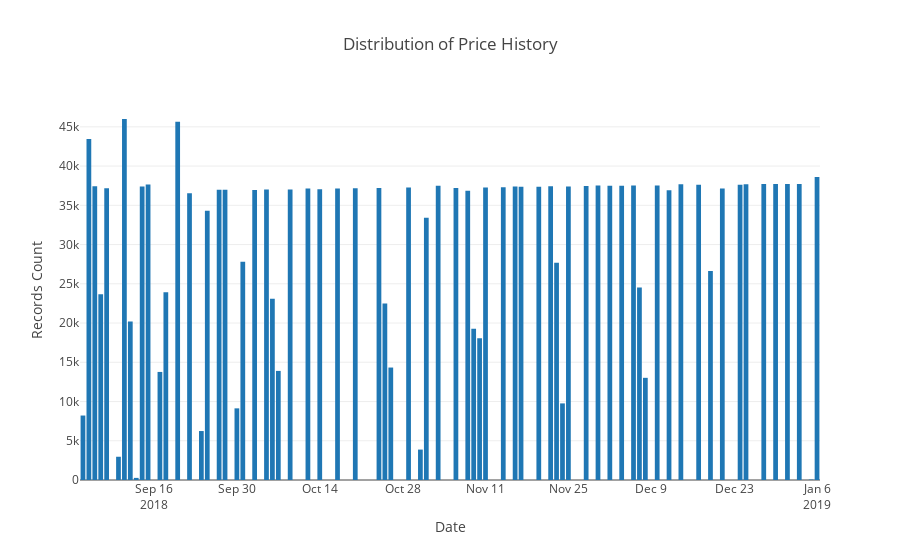

Notebook source saved alongside this figure:
### Markdown cell above
## This is historical data from the `pricehistory` Mongo collection.  This is run roughly every 48 hours.

### Code cell
# https://plot.ly/python/bar-charts/

data = [Bar(
        x=grouped_df['date'],
        y=grouped_df['count']
    )]

layout = Layout(
        title='Distribution of Price History',
        xaxis=dict(
            title='Date'
        ),
        yaxis=dict(
            title='Records Count'
        )
    )

fig = Figure(data=data, layout=layout)

iplot(fig)
